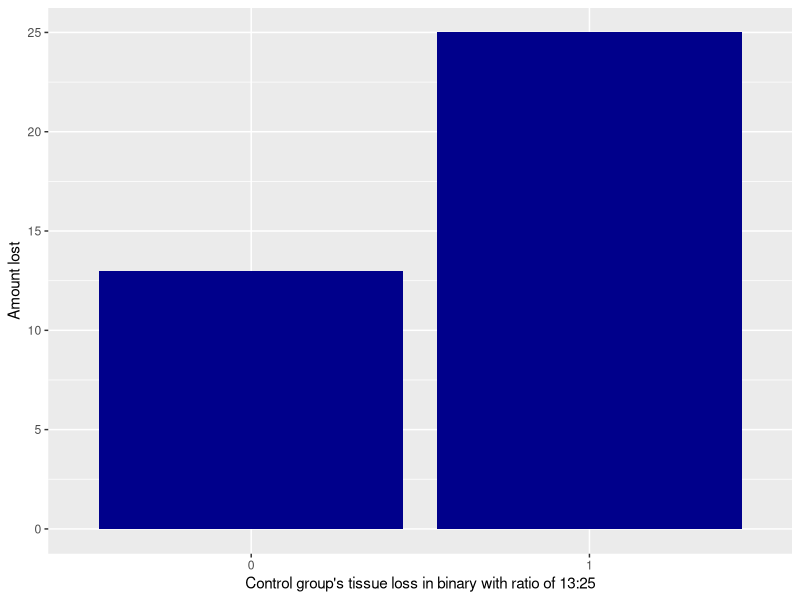
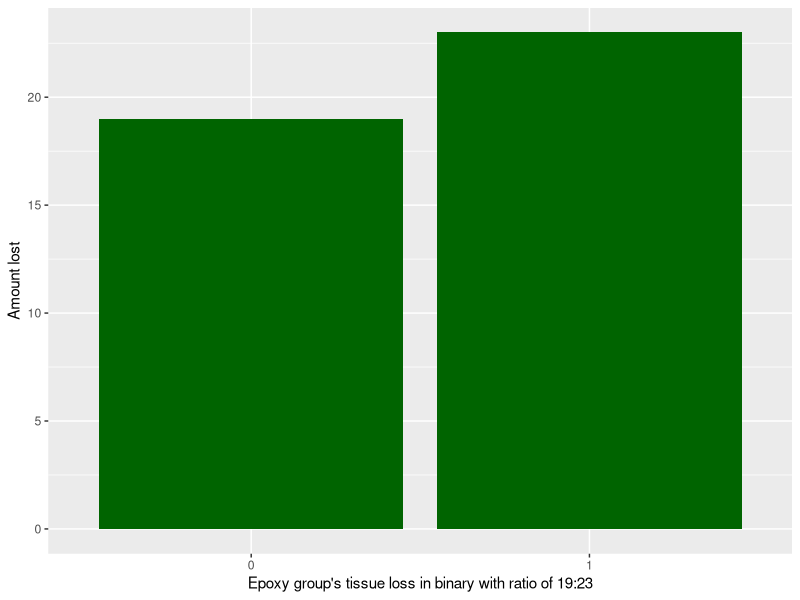
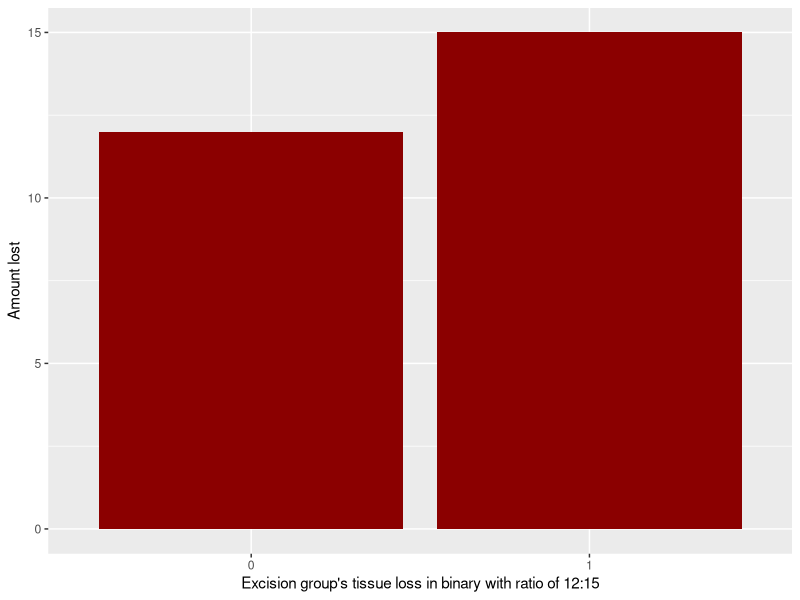

R code for these plots, in order:
library("dplyr")
library("ggplot2")

mitigation_data <- read.csv("Data/Mitigation_Experiments/mitigation_experiments_2.csv")

control_grouped_data <- mitigation_data %>%
  filter(Treatment == "control") 

count_control <- as.data.frame(table(control_grouped_data$Tissue_Loss_Progression)) 

epoxy_grouped_data <- mitigation_data %>%
  filter(Treatment == "epoxy band")

epoxy_grouped_control <- as.data.frame(table(epoxy_grouped_data$Tissue_Loss_Progression))

excision_grouped_data <- mitigation_data %>%
  filter(Treatment == "excision")

excision_grouped_control <- as.data.frame(table(excision_grouped_data$Tissue_Loss_Progression)) 

control_plot <- ggplot(data = count_control) +
  geom_col(mapping = aes_string(x = "Var1", y = "Freq"), fill = "darkblue") +
  labs(
    x = "Control group's tissue loss in binary with ratio of 13:25",
    y = "Amount lost"
  )

epoxy_plot <- ggplot(data = epoxy_grouped_control) +
  geom_col(mapping = aes_string(x = "Var1", y = "Freq"), fill = "darkgreen") +
  labs(
    x = "Epoxy group's tissue loss in binary with ratio of 19:23",
    y = "Amount lost"
  )

excision_plot <- ggplot(data = excision_grouped_control) +
  geom_col(mapping = aes_string(x = "Var1", y = "Freq"), fill = "darkred") +
  labs(
    x = "Excision group's tissue loss in binary with ratio of 12:15",
    y = "Amount lost"
  )

choices_treatment <- c("Control", "Epoxy", "Excision")

complete_set <- rbind(count_control, epoxy_grouped_control, excision_grouped_control)

filler <- data.frame(Treatment = c("Control", "Epoxy", "Excision")) 

full_set <- merge(filler, complete_set)

full_set <- full_set[-c(2, 3, 4, 6, 7, 8), ]
